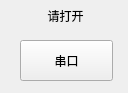
<?xml version="1.0" encoding="UTF-8"?>
<ui version="4.0">
 <class>SerialStatusWid</class>
 <widget class="QWidget" name="SerialStatusWid">
  <property name="geometry">
   <rect>
    <x>0</x>
    <y>0</y>
    <width>128</width>
    <height>93</height>
   </rect>
  </property>
  <property name="windowTitle">
   <string>Form</string>
  </property>
  <widget class="QLabel" name="serialLab">
   <property name="geometry">
    <rect>
     <x>10</x>
     <y>0</y>
     <width>111</width>
     <height>31</height>
    </rect>
   </property>
   <property name="sizePolicy">
    <sizepolicy hsizetype="Preferred" vsizetype="Fixed">
     <horstretch>0</horstretch>
     <verstretch>0</verstretch>
    </sizepolicy>
   </property>
   <property name="text">
    <string>请打开</string>
   </property>
   <property name="alignment">
    <set>Qt::AlignCenter</set>
   </property>
  </widget>
  <widget class="QPushButton" name="comBtn">
   <property name="geometry">
    <rect>
     <x>20</x>
     <y>40</y>
     <width>93</width>
     <height>41</height>
    </rect>
   </property>
   <property name="sizePolicy">
    <sizepolicy hsizetype="Fixed" vsizetype="Fixed">
     <horstretch>0</horstretch>
     <verstretch>0</verstretch>
    </sizepolicy>
   </property>
   <property name="text">
    <string>串口</string>
   </property>
  </widget>
 </widget>
 <resources/>
 <connections/>
</ui>
